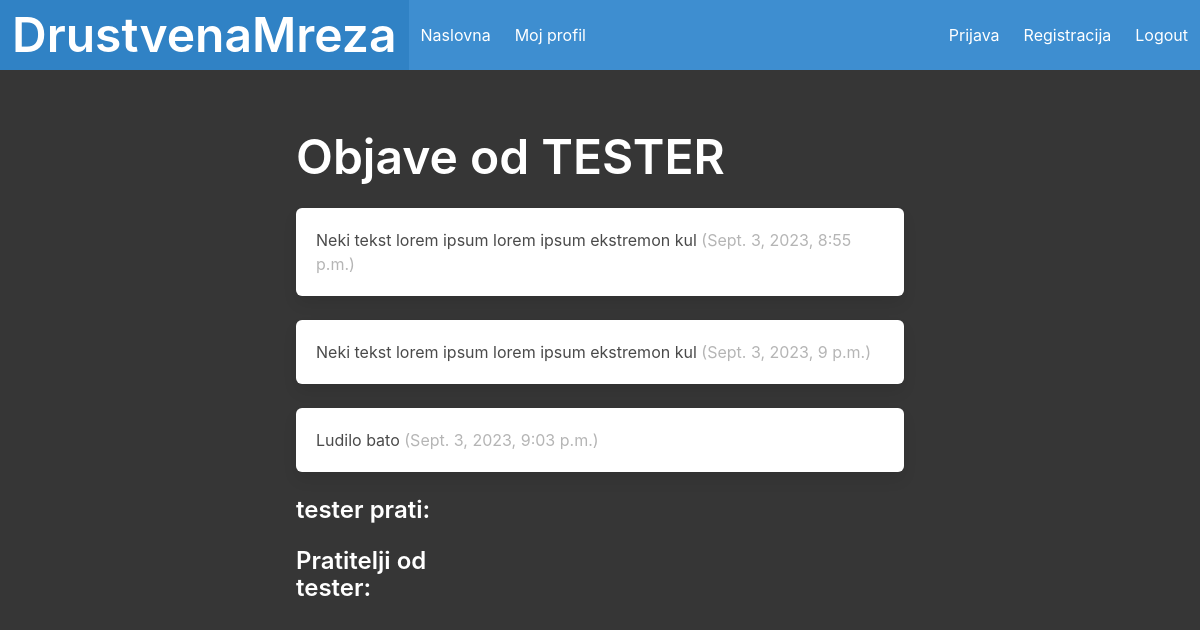
The page /profil/18 on the database as committed earlier.
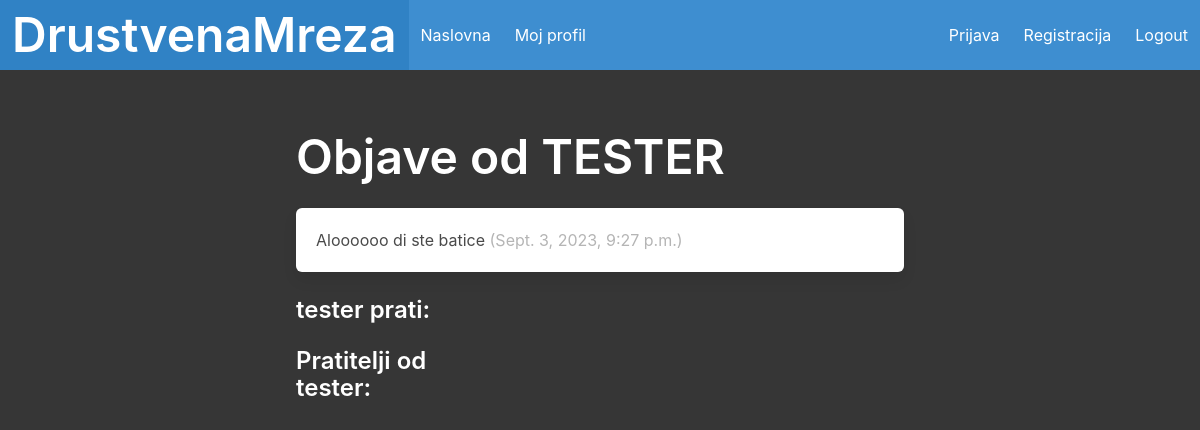
The same page on the database as committed later.
### drustvena_mrezaApp/models.py (models this page shows, shortened)
class Objava(models.Model):
    PRIVACY_CHOICES = [
        ('public', 'Public'),
        ('private', 'Private'),
        ('friends', 'Friends Only'),
    ]
    CATEGORY_CHOICES = [
        ('tech', 'Technology'),
        ('sports', 'Sports'),
        ('entertainment', 'Entertainment'),
    ]
    user = models.ForeignKey(
        User, related_name="objave", on_delete=models.DO_NOTHING
    )
    sadrzaj = models.CharField(max_length=200)
    datum_objave = models.DateTimeField(default=timezone.now)
    privacy = models.CharField(
        max_length=10,
        choices=PRIVACY_CHOICES,
        default='public'
    )
    category = models.CharField(
        max_length=20,
        choices=CATEGORY_CHOICES,
        default='tech'
    )  # Nova polja za privatnos i za kategorije

### drustvena_mrezaApp/views.py (the view)
# urls.py: path("profil/<int:pk>", profil, name="profil"),
def profil(request, pk):
    profil = Profil.objects.get(pk=pk)
    return render(request, "drustvena_mreza/profil.html", {"profil": profil})

### drustvena_mrezaApp/templates/drustvena_mreza/profil.html
{% extends 'pocetna.html' %}
{% block content %}
<div class="column">
    <div class="block">
    <h1 class="title is-1 has-text-white">
        Objave od {{profil.user.username|upper}}
    </h1>
    </div>
    <div class="content">
        {% for objava in profil.user.objave.all %}
            <div class="box">
                {{ objava.sadrzaj }}
                <span class="is-small has-text-grey-light">
                    ({{ objava.datum_objave }})
                </span>
            </div>
        {% endfor %}
    </div>
</div>
<div class="column is-one-third">
    <div class="block">
        <h3 class="title is-4 has-text-white">
            {{profil.user.username}} prati:
        </h3>
    </div>
    <div class="block">
        <h3 class="title is-4 has-text-white">
            Pratitelji od {{profil.user.username}}:
        </h3>
    </div>
</div>
{% endblock content %}

Rows that differ between the two databases and show on the page:
removed Objava: sadrzaj "Neki tekst lorem ipsum lorem ipsum ekstremon kul", datum_objave "Sept. 3, 2023, 8:55 p.m."
removed Objava: sadrzaj "Neki tekst lorem ipsum lorem ipsum ekstremon kul", datum_objave "Sept. 3, 2023, 9 p.m."
removed Objava: sadrzaj "Ludilo bato", datum_objave "Sept. 3, 2023, 9:03 p.m."
added Objava: sadrzaj "Aloooooo di ste batice", datum_objave "Sept. 3, 2023, 9:27 p.m."
